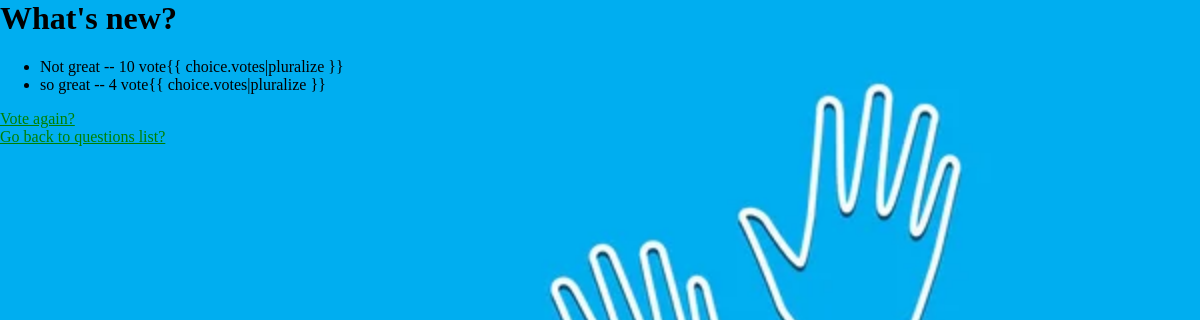
Page /2/results/ on the earlier database version.
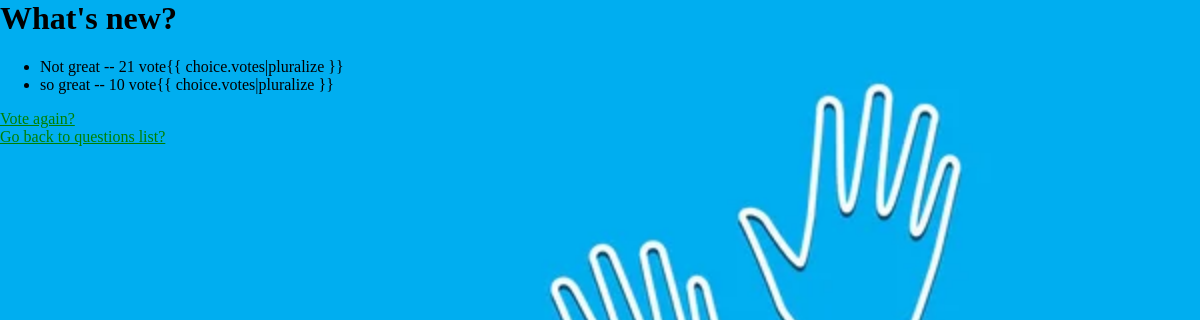
Same page on the later database version.
### polls/models.py (models this page shows, shortened)
class Question(models.Model):
    question_text = models.CharField(max_length=200)
    pub_date = models.DateTimeField("date published")

class Choice(models.Model):
    question = models.ForeignKey(Question, on_delete=models.CASCADE)
    choice_text = models.CharField(max_length=200)
    votes = models.IntegerField(default=0)

### polls/views.py (the view)
# urls.py: path("<int:question_id>/results/", views.results, name="results"),
def results(request, question_id):
    question = get_object_or_404(Question, pk=question_id)
    return render(request, "polls/results.html", {"question": question})

### polls/templates/polls/results.html
{% load static %}
<link rel="stylesheet" href="{% static 'polls/style.css' %}" />
<body id="b2">
<h1>{{ question.question_text }}</h1>
<ul>
  {% for choice in question.choice_set.all %}
  <li>
    {{ choice.choice_text }} -- {{ choice.votes }} vote{{ choice.votes|pluralize
    }}
  </li>
  {% endfor %}
</ul>
<a href="{% url 'detail' question.id %}">Vote again?</a> </br>
<a href="{% url 'index' %}">Go back to questions list?</a>
</body>

### polls/static/polls/style.css (style rules this page uses)
a { color: green; }
#b2 { background: white url("images/results.png") no-repeat center center fixed; background-size: cover; margin: 0; padding: 0; }

Differences in the rows shown:
changed Choice "Not great": votes "10" → "21"
changed Choice "so great": votes "4" → "10"
